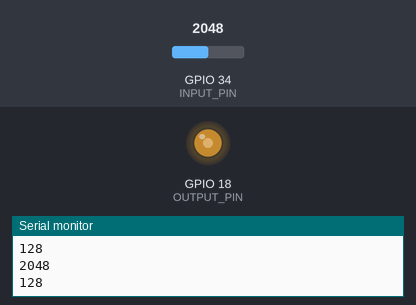
Recording of a sketch running on a simulated ESP32. On the bench: output pins drawn as LEDs (lit = HIGH), the last lines printed to the serial monitor. The inputs (shaded band) are chosen by the test bench; at power-on: GPIO 34 (INPUT_PIN) = 2048.

Above: at 2.2 s.
2.3 s: GPIO 34 (INPUT_PIN) set to 2866
At 3.4 s:
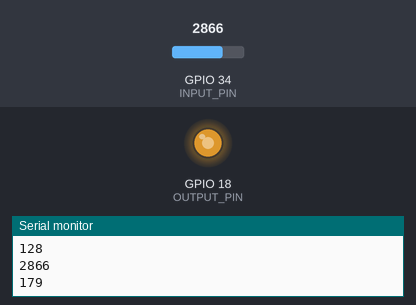
4.5 s: GPIO 34 (INPUT_PIN) set to 3603
At 6.1 s:
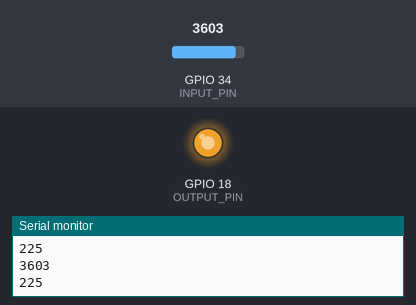
6.5 s: GPIO 34 (INPUT_PIN) set to 491
At 7.6 s:
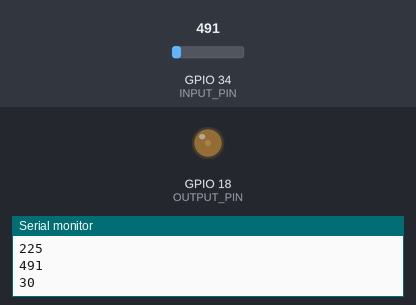
Timing chart, 0 to 9.5 s (numbered marks = the images above; inputs shaded):
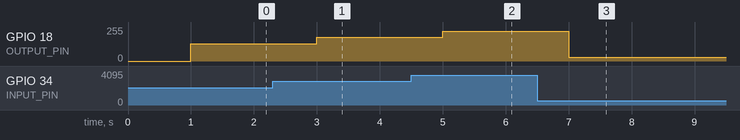

Measured:
- after the input at 2.3 s, GPIO 18 (OUTPUT_PIN): 128/255 → 178/255 after 0.70 s
- after the input at 4.5 s, GPIO 18 (OUTPUT_PIN): 178/255 → 224/255 after 0.50 s
- after the input at 6.5 s, GPIO 18 (OUTPUT_PIN): 224/255 → 30/255 after 0.50 s

The sketch:

pwm.ino
```cpp
const int INPUT_PIN = 34;
int analog_value = 0;

const int OUTPUT_PIN = 18;
const int frecuencia = 5000;
const int canal = 0;
const int resolucion = 8;


void setup() {
  ledcSetup(canal, frecuencia, resolucion);
  ledcAttachPin(OUTPUT_PIN, canal);
  Serial.begin(9600);
  delay(1000);
}

void loop() {
  analog_value = analogRead(INPUT_PIN);
  Serial.println(analog_value);
  Serial.println(analog_value/16);
  ledcWrite(canal, analog_value/16);
  delay(1000);
}
```
